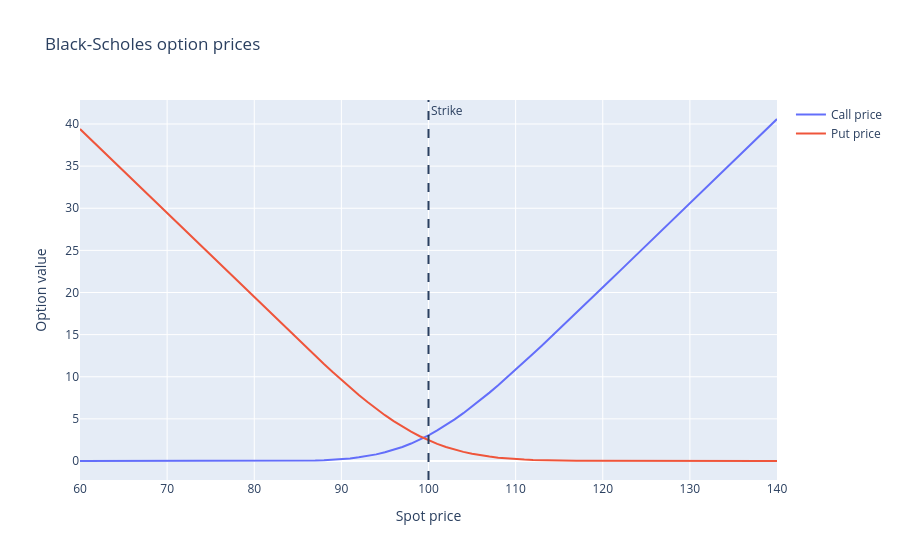

Here is the notebook cell this chart was saved with:
### Markdown cell above
## 1. Black-Scholes Pricing

The call value increases with spot price. The put value decreases with spot price. This cell plots both across moneyness levels around the configured strike.

### Code cell
spots = np.linspace(0.6 * K, 1.4 * K, 81)
call_values = call_price(spots, K, r, sigma, T_years)
put_values = put_price(spots, K, r, sigma, T_years)

fig = go.Figure()
fig.add_trace(go.Scatter(x=spots, y=call_values, name="Call price"))
fig.add_trace(go.Scatter(x=spots, y=put_values, name="Put price"))
fig.add_vline(x=K, line_dash="dash", annotation_text="Strike")
fig.update_layout(title="Black-Scholes option prices", xaxis_title="Spot price", yaxis_title="Option value")
print(f"ATM call={float(call_price(S0, K, r, sigma, T_years)):.4f}; ATM put={float(put_price(S0, K, r, sigma, T_years)):.4f}")
fig.show()
